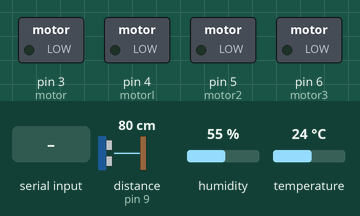
Recording of a sketch running on a simulated Arduino Uno, built with avr-gcc and run on an emulated ATmega328P. On the bench: switched loads named in the sketch (green lamp = pin HIGH). Wiring (inferred from the names in the program): ultrasonic range finder: trigger pin 10; echo pin 9. The test bench sets the inputs (shaded band); at power-on: distance to the obstacle (sensor on pin 9) 80 cm, humidity 55 %, temperature 24 °C. The echo pulse lasts 58.3 µs per cm; pins used as bus, display or sensor lines are not drawn.

Above: at 1.2 s.
1.3 s: "forward" received over the second serial link
At 1.7 s:
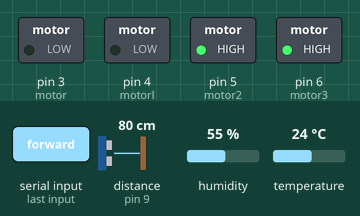
2.8 s: "backward" received over the second serial link
At 3.3 s:
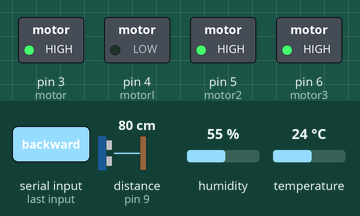
4.3 s: "left" received over the second serial link
At 5.3 s:
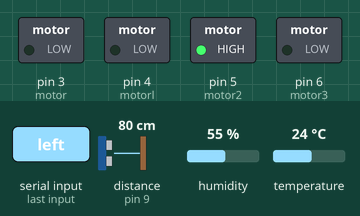
5.8 s: "right" received over the second serial link
At 6.9 s:
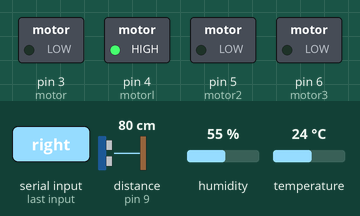
7.3 s: "forward" received over the second serial link
At 8.5 s:
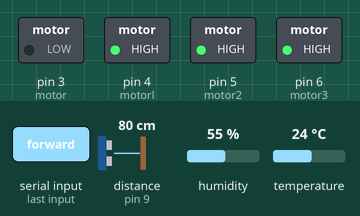
8.8 s: "stop" received over the second serial link
At 9.9 s:
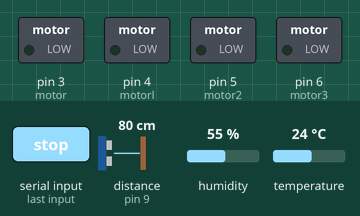
Timing chart, 0 to 11.3 s (numbered marks = the images above; inputs shaded):
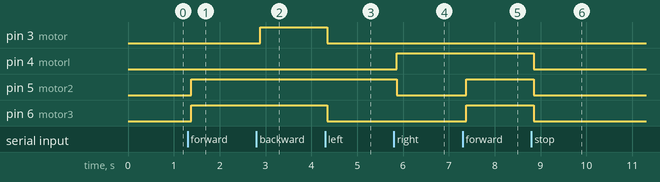

Measured:
- after the input at 1.3 s, pin 5 (motor2), pin 6 (motor3): LOW → HIGH after 0.08 s
- after the input at 2.8 s, pin 3 (motor): LOW → HIGH after 0.09 s
- after the input at 4.3 s, pin 3 (motor), pin 6 (motor3): HIGH → LOW after 0.05 s
- after the input at 5.8 s, pin 4 (motorl): LOW → HIGH after 0.06 s; pin 5 (motor2): HIGH → LOW after 0.06 s
- after the input at 7.3 s, pin 5 (motor2), pin 6 (motor3): LOW → HIGH after 0.08 s
- after the input at 8.8 s, pin 4 (motorl), pin 5 (motor2), pin 6 (motor3): HIGH → LOW after 0.05 s

The sketch:

sketch_voice_controlled_group.ino
```cpp
#include <Wire.h>

#include <LiquidCrystal_I2C.h>
#include <SoftwareSerial.h>
#include <DHT.h>
#include <DHT_U.h>

LiquidCrystal_I2C lcd(0x27, 16, 2);

#define echoPin 9
#define trigPin 10
#define rxPin 0
#define txPin 1
SoftwareSerial BT(rxPin, txPin);
String readvoice;
#define DHTPIN 8
#define DHTTYPE DHT22
DHT dht (DHTPIN, DHTTYPE);

long duration;
int distance;
int motor = 3;
int motorl = 4;
int motor2 = 5;
int motor3 = 6;
int speedmotor = 255;
float hum;
float temp;
int buzzer = 2;

void setup()
{
  pinMode (motor, OUTPUT);
  pinMode (motorl, OUTPUT);
  pinMode (motor2, OUTPUT);
  pinMode (motor3, OUTPUT);
  //lcd.init();
  lcd.backlight();
  lcd.setCursor (0, 0);
  lcd.print ("VOICE CONTROLLED");
  lcd.setCursor (5, 1);
  lcd.print ("ROBOT");
  pinMode (trigPin, OUTPUT); pinMode (echoPin, INPUT);
  Serial.begin(9600); dht.begin();
  BT.begin(9600);
}

void loop()
{
  digitalWrite(trigPin, LOW);
  delayMicroseconds (2);
  digitalWrite(trigPin, HIGH);
  delayMicroseconds (10);
  digitalWrite (trigPin, LOW);
  duration = pulseIn (echoPin, HIGH);
  distance = duration * 0.034 / 2;

  hum = dht.readHumidity();
  temp = dht.readTemperature();
  if (temp > 70)
  {
    lcd.clear();
    lcd.setCursor(1, 0);
    lcd.print ("HIGH TEMPERATURE");
    lcd.setCursor (3, 1);
    lcd.print (temp);
    digitalWrite (buzzer, HIGH);
  }
  if (distance > 70)
  {
    digitalWrite(buzzer, LOW);
    while (BT.available())
    {
      delay(10);
      char c = BT.read();
      readvoice += c;
    }

    if (readvoice == "forward")
    {
      lcd.clear();
      lcd.setCursor(1, 0);
      lcd.print ("MOVING FORWARD");
      digitalWrite(motor2, HIGH);
      digitalWrite (motor3, HIGH);
      delay(100);
    }

    if (readvoice == "backward")
    {
      lcd.clear();
      lcd.setCursor(1, 0);
      lcd.print ("MOVING BACKWARD");
      digitalWrite(motor, HIGH);
      digitalWrite (motor, HIGH);
      delay(100);
    }

    else if (readvoice == "left")
    {
      lcd.clear();
      lcd.setCursor (1, 0);
      lcd.print ("MOVING LEFT");
      digitalWrite (motor, LOW);
      digitalWrite (motorl, LOW);
      digitalWrite (motor2, HIGH);
      digitalWrite(motor3, LOW);
      delay(100);
    }

    else if (readvoice == "right")
    {
      lcd.clear();
      lcd.setCursor (1, 0);
      lcd.print ("MOVING RIGHT");
      digitalWrite (motor, LOW);
      digitalWrite (motorl, HIGH);
      digitalWrite (motor2, LOW);
      digitalWrite(motor3, LOW);
      delay(100);
    }

    else if (readvoice == "stop")
    {
      lcd.setCursor (1, 0);
      lcd.print ("STOP");
      digitalWrite (motor, LOW);
      digitalWrite (motorl, LOW);
      digitalWrite (motor2, LOW);
      digitalWrite (motor3, LOW);
      delay (100);
    }

    else if (readvoice == "display temperature")
    {
      lcd.clear();
      lcd.setCursor (1, 0);
      lcd.print ("TEMPERATURE -");
      lcd.print (3, 1);
      lcd.print (temp);
    }

    else if (readvoice == "display humidity")
    {
      lcd.clear();
      lcd.setCursor (1, 0);
      lcd.print ("HUMIDITY -");
      lcd.print (3, 1);
      lcd.print (hum);
    }

    else if (readvoice == "keep watching all directions")
    {
      lcd.clear();
      lcd.setCursor (1, 0);
      lcd.print ("KEEP WATCH IN");
      lcd.print ("ALL DIRECTION");
      digitalWrite (motor, HIGH);
      digitalWrite (motorl, LOW);
      digitalWrite (motor2, LOW);
      digitalWrite (motor3, HIGH);
      delay (500);
    }
    readvoice = "";
  }

  else
  {
    lcd.clear();
    lcd.setCursor(1, 0);
    lcd.print ("OBSTACLE  IS");
    lcd.setCursor (4, 1);
    lcd.print ("DETECTED");
    delay(100);
    digitalWrite(motor, LOW);
    digitalWrite(motorl, LOW);
    digitalWrite(motor2, LOW);
    digitalWrite(motor3, LOW);
    digitalWrite(buzzer, HIGH);
    lcd.clear();
  }
}
```
